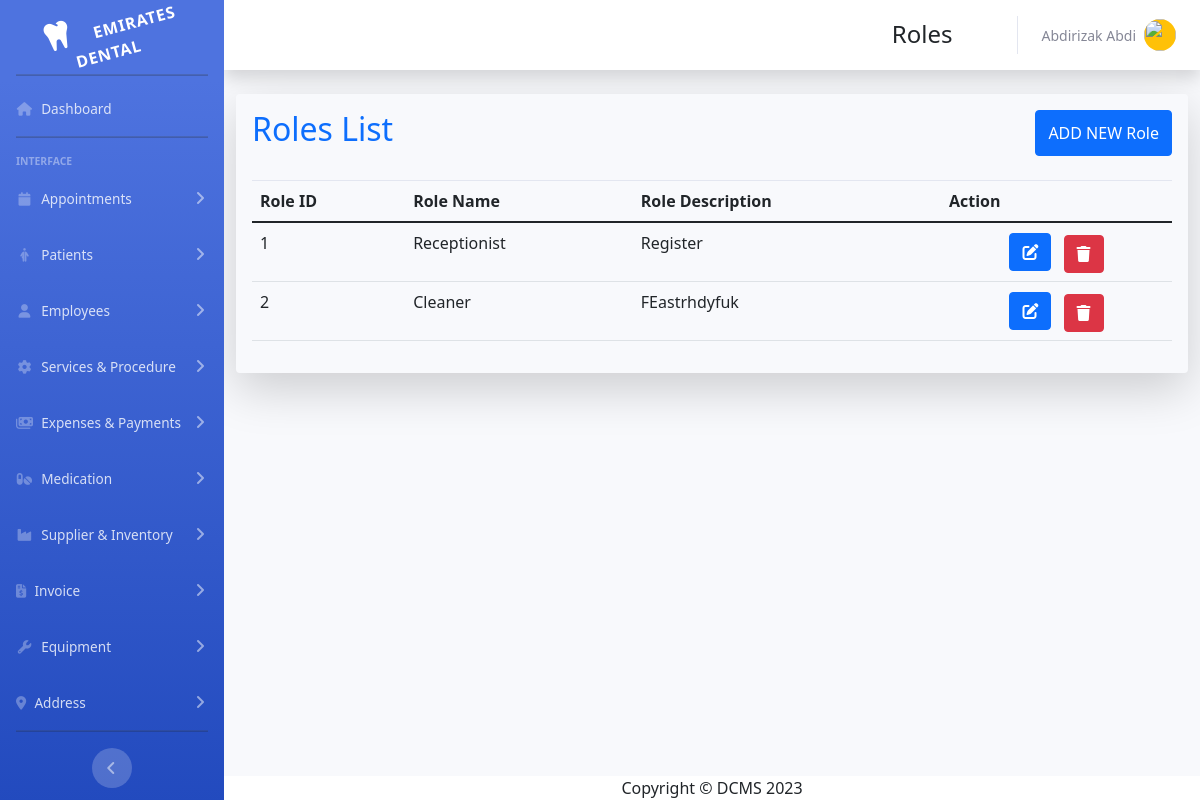
Page /index.php?page=role (signed in) on the committed database.
### tables this page shows
CREATE TABLE Roles (
    role_id INT PRIMARY KEY AUTO_INCREMENT,
    role_name VARCHAR(255),
    role_description TEXT
);

### app/roles/role.php (the view, shortened to what this page needs)
<?php
include_once('./app/database/conn.php')
?>
<div class="container-fluid ">
    <div class=" mt-1 p-3 shadow-lg rounded">
        <div class='d-flex justify-content-between mb-4'>
            <h2 class="text-center text-primary">Roles List</h2>
            <button type="button" class="btn btn-primary" data-toggle="modal" data-target="#roleModal">
                ADD NEW Role
            </button>
        </div>
        <table class="table table-hover" id="dataTable">
            <thead>
                <tr>
                    <th>Role ID</th>
                    <th>Role Name</th>
                    <th>Role Description</th>
                    <th> Action</th>
                </tr>
            </thead>
            <tbody>
                <?php
                $result = mysqli_query($conn, "SELECT * FROM roles");
                while ($row = mysqli_fetch_assoc($result)) {
                    echo "<tr>";
                    echo "<td>" . $row['role_id'] . "</td>";
                    echo "<td>" . $row['role_name'] . "</td>";
                    echo "<td>" . $row['role_description'] . "</>";
                    echo "<td class='text-center'>
                                    <button  class='btn btn-primary' onclick='editRole(" . $row['role_id'] . ")'> <i class='fa fa-edit'></i> </button>
                                    <a href='#' class='btn btn-danger ms-2 mt-1' onclick='deleteRole(" . $row['role_id'] . ")'> <i class='fa fa-trash'></i> </a>
                                  </td>";
                    echo "</tr>";
                }
                ?>
            </tbody>
        </table>
    </div>
</div>

### rows in the picture
roles: role_id "1", role_name "Receptionist", role_description "Register"
roles: role_id "2", role_name "Cleaner", role_description "FEastrhdyfuk"

### other values in the picture
$title "Roles"
$_SESSION["employee_name"] "Abdirizak Abdi"
